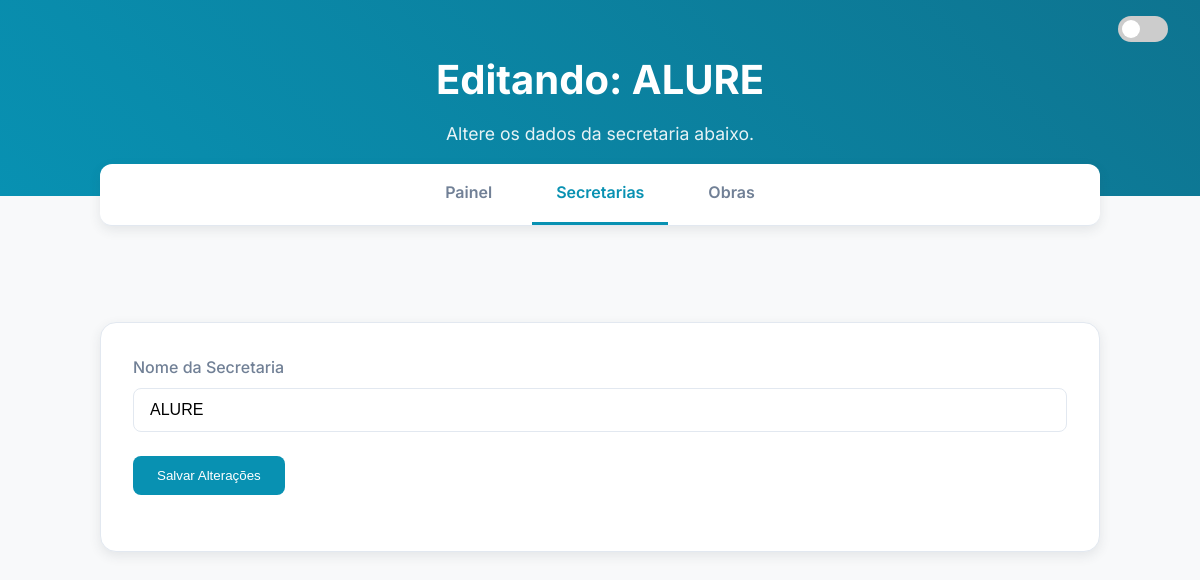
Page /secretaria/4/editar on the earlier database version.
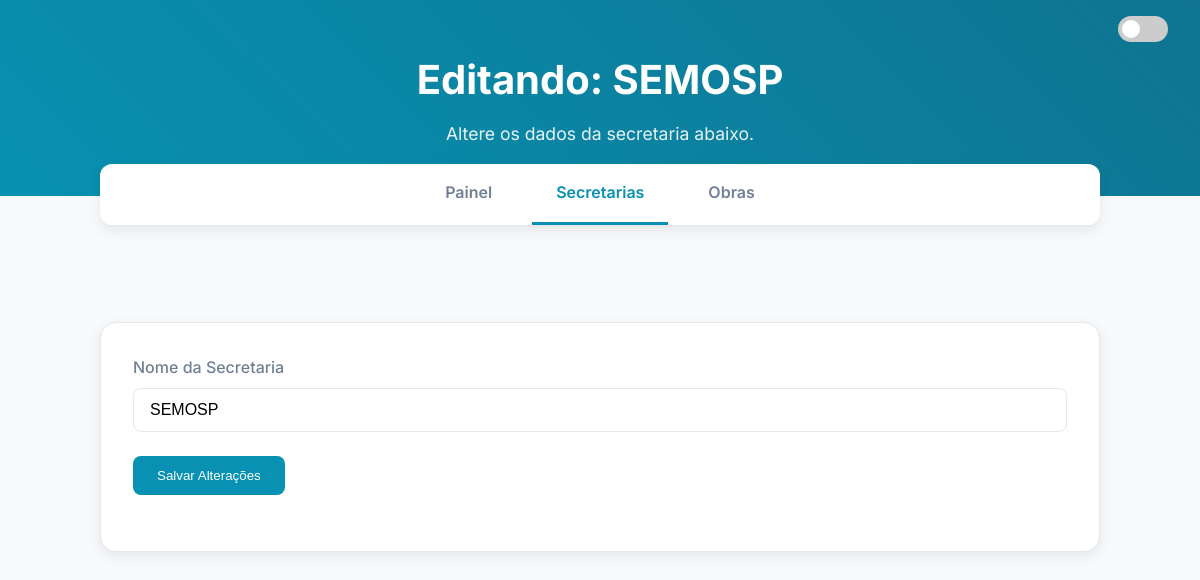
Same page on the later database version.
### models.py (models this page shows, shortened)
class Secretaria(db.Model):
    id = db.Column(db.Integer, primary_key=True)
    nome = db.Column(db.String(100), nullable=False, unique=True)
    obras = db.relationship('Obra', backref='secretaria', lazy=True, cascade="all, delete-orphan")
    medicoes = db.relationship('Medicao', backref='secretaria', lazy=True, cascade="all, delete-orphan", order_by="desc(Medicao.data_inicio)")

### app.py (the view)
@app.route('/secretaria/<int:secretaria_id>/editar', methods=['GET', 'POST'])
def editar_secretaria(secretaria_id):
    secretaria = Secretaria.query.get_or_404(secretaria_id)
    form = SecretariaForm(obj=secretaria)
    if form.validate_on_submit():
        secretaria.nome = form.nome.data
        db.session.commit()
        flash('Secretaria atualizada com sucesso!', 'success')
        return redirect(url_for('listar_secretarias'))
    return render_template('editar_secretaria.html', form=form, active_page='secretarias')

### forms.py
class SecretariaForm(FlaskForm):
    nome = StringField('Nome da Secretaria', validators=[DataRequired(), Length(min=3, max=100)])
    submit = SubmitField('Cadastrar Secretaria')

### templates/editar_secretaria.html (shortened to what this page needs)
{% extends "base.html" %}
{% block header_title %}Editando: {{ form.nome.data }}{% endblock %}
{% block header_subtitle %}Altere os dados da secretaria abaixo.{% endblock %}
{% block content %}
<div class="content-container">
    <div class="form-container">
        <form method="POST" action="">
            <div class="form-group">
                {{ form.nome.label(text="Nome da Secretaria") }}
                {{ form.nome(class="form-control") }}
            </div>
            <div class="form-group">
                <button type="submit" class="btn">Salvar Alterações</button>
            </div>
        </form>
    </div>
</div>
{% endblock %}

Differences in the rows shown:
changed Secretaria: nome.data "ALURE" → "SEMOSP"; nome "ALURE" → "SEMOSP"
